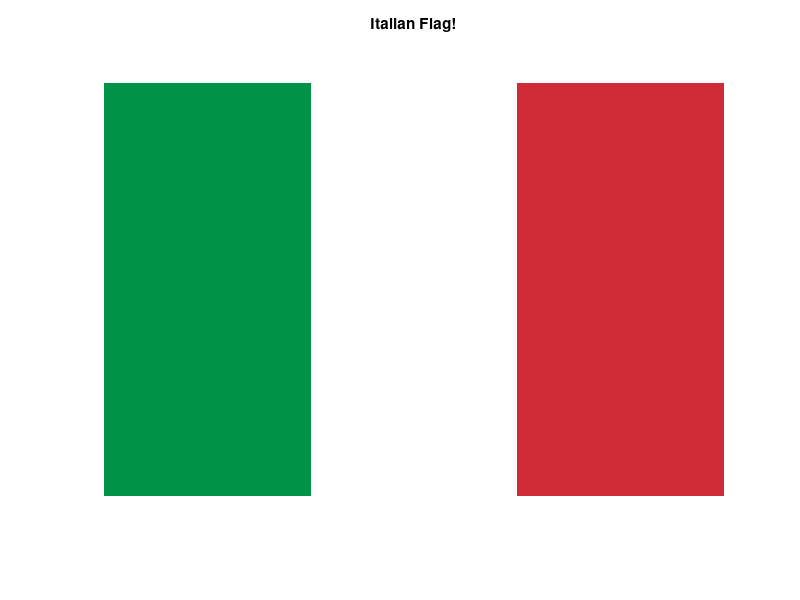
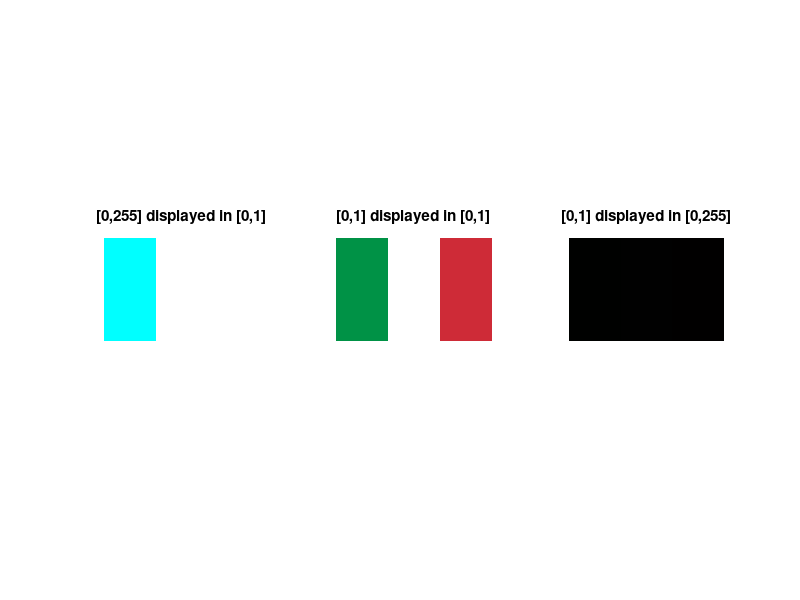

Recreate these plots in MATLAB, in order. (Note: this script raises an error after producing the figures.)
%% IACV: Basic image manipulation
%  Images are just matrices, a demonstration of the "green-screen" trick.
%  
%  Luca Magri 
%  Politecnico di Milano
%  2025
% Credits: based on snippets developed with Prof. Giacomo Boracchi
%%
clc; clear; close all;
%% Image generation - Italian Flag
% Create a 3D matrix that displays as an RGB image
A = 255 * ones(330, 495, 3, 'uint8'); % Initialize white flag
WIDTH = floor(size(A,2)/3); % Integer division to get an index

% Left vertical band (green)
A(:, 1:WIDTH, 1) = 0;   % R: no red in green
A(:, 1:WIDTH, 2) = 146; % G
A(:, 1:WIDTH, 3) = 70;  % B

% Central band remains white (no changes needed)

% Right vertical band (red)
A(:, 2*WIDTH+1:end, 1) = 206; % R
A(:, 2*WIDTH+1:end, 2) = 43;  % G
A(:, 2*WIDTH+1:end, 3) = 55;  % B

% Display the flag
figure;
imshow(A);
title('Italian Flag!');
axis equal;


%% Datatype matters
% Careful about data range: 
% [0 1] for double and logical, 
% [0 255] for uint8
figure;
subplot(1,3,1)
imshow(double(A));
title('[0,255] displayed in [0,1]')
%
% rescaling is necessary when casting to double images
subplot(1,3,2)
imshow(double(A)/255);
title('[0,1] displayed in [0,1]')
%
subplot(1,3,3)
imshow(uint8(double(A)/255));
title('[0,1] displayed in [0,255]')


%% 2. Image Superimposition
% Load images (replace with actual image loading)
B = imread('Data/background.jpg');
F = imread('Data/foreground.jpeg');



% Trivial superimposition
ul = [400, 1000]; % Upper left corner position
F_size = size(F);
Res = B; % Copy background

% Ensure we don't go out of bounds
end_r = min(ul(1) + F_size(1) - 1, size(B,1));
end_c = min(ul(2) + F_size(2) - 1, size(B,2));
F_rows = end_r - ul(1) + 1;
F_cols = end_c - ul(2) + 1;

Res(ul(1):end_r, ul(2):end_c, :) = F(1:F_rows, 1:F_cols, :);

figure;
subplot(1,3,1); imshow(B); title('Background');
subplot(1,3,2); imshow(F); title('Foreground');
subplot(1,3,3); imshow(Res); title('Trivial Superimposition');

%% 3. MASKED SUPERIMPOSITION

% Create mask for non-white pixels
th =250;
M3D = double(F);
M3D(:,:,1) = M3D(:,:,1) > th; % Red channel background detection
M3D(:,:,2) = M3D(:,:,2) > th; % Green channel background detection
M3D(:,:,3) = M3D(:,:,3) > th; % Blue channel background detection

% Pixels that are background in ALL channels
M = M3D(:,:,1) & M3D(:,:,2) & M3D(:,:,3);
M = 1 - M; % Invert mask: 1 where we keep F, 0 where we keep B

% Apply masked superimposition
S = B;
for ch = 1:3
    S(ul(1):end_r, ul(2):end_c, ch) = ...
        M(1:F_rows, 1:F_cols) .* double(F(1:F_rows, 1:F_cols, ch)) + ...
        (1 - M(1:F_rows, 1:F_cols)) .* double(S(ul(1):end_r, ul(2):end_c, ch));
end
S = uint8(S);

figure;
subplot(1,2,1); imshow(M, []); title('Mask'); colormap(gca, 'gray');
subplot(1,2,2); imshow(S); title('Masked Superimposition');
